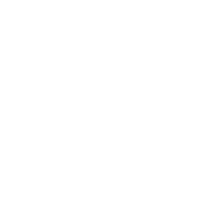
Frame 1 (no input)
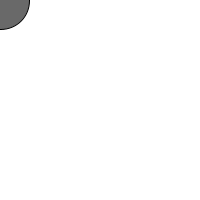
Frame 60 (the mouse pressed at the canvas centre just before this capture)
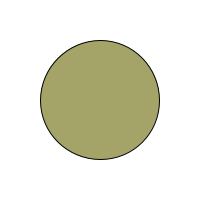
Frame 120 (the mouse held since frame 60 and released just before this capture)

The Processing sketch that drew these frames (run headless with seeded random() and noise(); from frame 60 on, the mouse is pressed at the canvas centre):

// Processing sketch: processing_26221
// ── processing_26221.pde


int circleSize = 0;


void setup() {
  size(200,200);
  smooth();
  frameRate(15);
}

void draw() {
  background(255);
  stroke(0);
  fill(mouseX, mouseY, 0,150);
 
  ellipse(mouseX,mouseY,circleSize,circleSize);
 
  circleSize = circleSize + 1;

}
